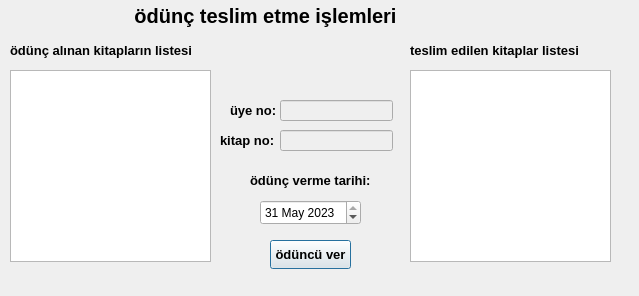
<?xml version="1.0" encoding="UTF-8"?>
<ui version="4.0">
 <class>odunc_teslim_etme</class>
 <widget class="QDialog" name="odunc_teslim_etme">
  <property name="geometry">
   <rect>
    <x>0</x>
    <y>0</y>
    <width>639</width>
    <height>296</height>
   </rect>
  </property>
  <property name="windowTitle">
   <string>Dialog</string>
  </property>
  <widget class="QLabel" name="label">
   <property name="geometry">
    <rect>
     <x>90</x>
     <y>0</y>
     <width>351</width>
     <height>31</height>
    </rect>
   </property>
   <property name="palette">
    <palette>
     <active>
      <colorrole role="WindowText">
       <brush brushstyle="SolidPattern">
        <color alpha="255">
         <red>221</red>
         <green>0</green>
         <blue>0</blue>
        </color>
       </brush>
      </colorrole>
     </active>
     <inactive>
      <colorrole role="WindowText">
       <brush brushstyle="SolidPattern">
        <color alpha="255">
         <red>0</red>
         <green>0</green>
         <blue>0</blue>
        </color>
       </brush>
      </colorrole>
     </inactive>
     <disabled>
      <colorrole role="WindowText">
       <brush brushstyle="SolidPattern">
        <color alpha="255">
         <red>120</red>
         <green>120</green>
         <blue>120</blue>
        </color>
       </brush>
      </colorrole>
     </disabled>
    </palette>
   </property>
   <property name="font">
    <font>
     <pointsize>15</pointsize>
     <bold>true</bold>
    </font>
   </property>
   <property name="text">
    <string>ödünç teslim etme işlemleri</string>
   </property>
   <property name="alignment">
    <set>Qt::AlignCenter</set>
   </property>
  </widget>
  <widget class="QLabel" name="label_2">
   <property name="geometry">
    <rect>
     <x>10</x>
     <y>40</y>
     <width>191</width>
     <height>20</height>
    </rect>
   </property>
   <property name="font">
    <font>
     <pointsize>10</pointsize>
     <bold>true</bold>
    </font>
   </property>
   <property name="text">
    <string>ödünç alınan kitapların listesi</string>
   </property>
  </widget>
  <widget class="QTableView" name="table_odunc_alinan">
   <property name="geometry">
    <rect>
     <x>10</x>
     <y>70</y>
     <width>201</width>
     <height>192</height>
    </rect>
   </property>
  </widget>
  <widget class="QLabel" name="label_3">
   <property name="geometry">
    <rect>
     <x>230</x>
     <y>100</y>
     <width>63</width>
     <height>20</height>
    </rect>
   </property>
   <property name="font">
    <font>
     <pointsize>10</pointsize>
     <bold>true</bold>
    </font>
   </property>
   <property name="text">
    <string>üye no:</string>
   </property>
  </widget>
  <widget class="QLineEdit" name="line_uye_no">
   <property name="enabled">
    <bool>false</bool>
   </property>
   <property name="geometry">
    <rect>
     <x>280</x>
     <y>100</y>
     <width>113</width>
     <height>21</height>
    </rect>
   </property>
  </widget>
  <widget class="QLabel" name="label_4">
   <property name="geometry">
    <rect>
     <x>220</x>
     <y>130</y>
     <width>63</width>
     <height>20</height>
    </rect>
   </property>
   <property name="font">
    <font>
     <pointsize>10</pointsize>
     <bold>true</bold>
    </font>
   </property>
   <property name="text">
    <string>kitap no:</string>
   </property>
  </widget>
  <widget class="QLineEdit" name="line_kitap_no">
   <property name="enabled">
    <bool>false</bool>
   </property>
   <property name="geometry">
    <rect>
     <x>280</x>
     <y>130</y>
     <width>113</width>
     <height>21</height>
    </rect>
   </property>
  </widget>
  <widget class="QLabel" name="label_5">
   <property name="geometry">
    <rect>
     <x>250</x>
     <y>170</y>
     <width>131</width>
     <height>20</height>
    </rect>
   </property>
   <property name="font">
    <font>
     <pointsize>10</pointsize>
     <bold>true</bold>
    </font>
   </property>
   <property name="text">
    <string>ödünç verme tarihi:</string>
   </property>
  </widget>
  <widget class="QDateEdit" name="date">
   <property name="geometry">
    <rect>
     <x>260</x>
     <y>200</y>
     <width>101</width>
     <height>25</height>
    </rect>
   </property>
   <property name="dateTime">
    <datetime>
     <hour>21</hour>
     <minute>0</minute>
     <second>0</second>
     <year>2023</year>
     <month>5</month>
     <day>31</day>
    </datetime>
   </property>
  </widget>
  <widget class="QPushButton" name="pushButton">
   <property name="geometry">
    <rect>
     <x>270</x>
     <y>240</y>
     <width>81</width>
     <height>29</height>
    </rect>
   </property>
   <property name="font">
    <font>
     <pointsize>10</pointsize>
     <bold>true</bold>
    </font>
   </property>
   <property name="text">
    <string>ödüncü ver</string>
   </property>
  </widget>
  <widget class="QLabel" name="label_6">
   <property name="geometry">
    <rect>
     <x>410</x>
     <y>40</y>
     <width>181</width>
     <height>20</height>
    </rect>
   </property>
   <property name="font">
    <font>
     <pointsize>10</pointsize>
     <bold>true</bold>
    </font>
   </property>
   <property name="text">
    <string>teslim edilen kitaplar listesi</string>
   </property>
  </widget>
  <widget class="QTableView" name="table_odunc_teslim">
   <property name="geometry">
    <rect>
     <x>410</x>
     <y>70</y>
     <width>201</width>
     <height>192</height>
    </rect>
   </property>
  </widget>
 </widget>
 <resources/>
 <connections/>
</ui>
